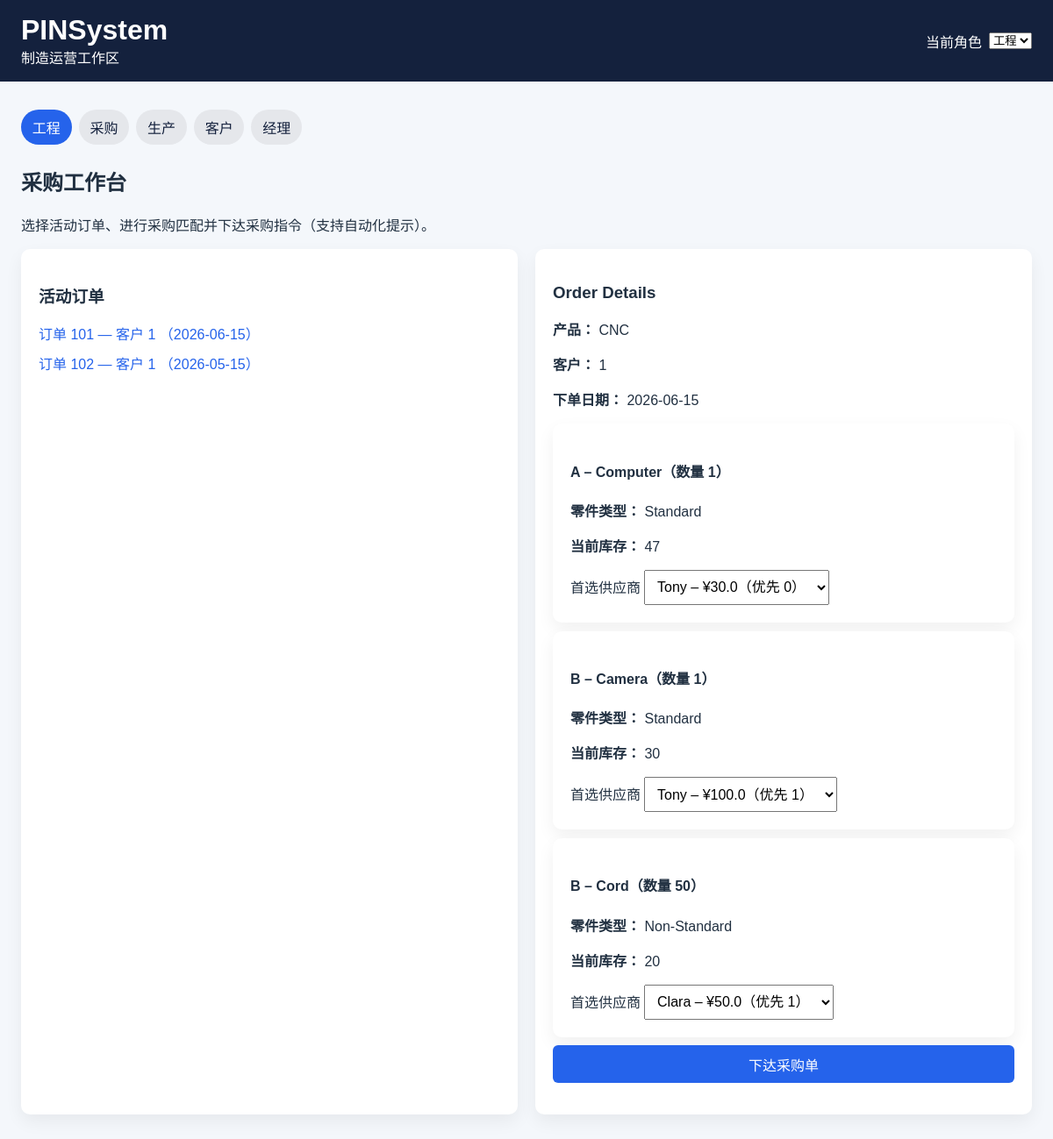
Page /purchaser/order/101 on the committed database.
### tables this page shows
CREATE TABLE current_order (
            product_id INTEGER NOT NULL,
            customer_id INTEGER NOT NULL,
            order_date TEXT NOT NULL,
            PRIMARY KEY (product_id, customer_id, order_date),
            FOREIGN KEY (product_id) REFERENCES product(product_id)
        );

CREATE TABLE product (
            product_id INTEGER PRIMARY KEY,
            name TEXT NOT NULL
        );

CREATE TABLE product_part (
            product_id INTEGER NOT NULL,
            part_id INTEGER NOT NULL,
            component TEXT NOT NULL,
            quantity INTEGER NOT NULL CHECK (quantity > 0),
            effective_from TEXT NOT NULL,
            effective_to TEXT NOT NULL,
            PRIMARY KEY (product_id, part_id, effective_from, effective_to),
            FOREIGN KEY (product_id) REFERENCES product(product_id),
            FOREIGN KEY (part_id) REFERENCES part(part_id)
        );

CREATE TABLE part (
            part_id INTEGER PRIMARY KEY,
            name TEXT NOT NULL,
            type TEXT NOT NULL,
            stock INTEGER NOT NULL DEFAULT 0 CHECK (stock >= 0),
            description TEXT
        );

### app/main.py (the view)
@app.get("/purchaser/order/{product_id}")
def purchaser_order(request: Request, product_id: int):
    role = get_role(request)
    connection = get_db()
    try:
        context = build_purchaser_context(connection, selected_product_id=product_id)
        return templates.TemplateResponse(
            "purchaser.html",
            {"request": request, "role": role, "roles": ROLES, **context},
        )
    finally:
        connection.close()

### app/templates/purchaser.html (shortened to what this page needs)
{% extends "base.html" %}
{% block content %}
<section class="hero">
  <h2>采购工作台</h2>
  <p>选择活动订单、进行采购匹配并下达采购指令（支持自动化提示）。</p>
</section>
<section class="grid two-col">
  <div class="panel">
    <h3>活动订单</h3>
    <ul class="order-list">
      {% for order in orders %}
      <li>
        <a href="/purchaser/order/{{ order.product_id }}?role=Purchaser" class="order-link">
          订单 {{ order.product_id }} — 客户 {{ order.customer_id }} （{{ order.order_date }}）
        </a>
      </li>
      {% endfor %}
    </ul>
  </div>
  <div class="panel">
    <h3>Order Details</h3>
    {% if selected_order %}
    <p><strong>产品：</strong> {{ selected_order.product_name }}</p>
    <p><strong>客户：</strong> {{ selected_order.customer_id }}</p>
    <p><strong>下单日期：</strong> {{ selected_order.order_date }}</p>
    <form method="post" action="/purchaser/place-order" class="stacked-form">
      {% for item in bom_items %}
      <div class="sourcing-card">
        <h4>{{ item.component }} – {{ item.part_name }}（数量 {{ item.quantity }}）</h4>
        <p><strong>零件类型：</strong> {{ item.part_type }}</p>
        <p><strong>当前库存：</strong> {{ item.stock }}</p>
        <label>首选供应商</label>
        <select name="supplier_{{ item.part_id }}">
          {% for supplier in item.suppliers %}
          <option value="{{ supplier.supplier_id }}" {% if supplier.selected %}selected{% endif %}>
            {{ supplier.supplier_name }} – ¥{{ supplier.price }}（优先 {{ supplier.preferred_order }}）
          </option>
          {% endfor %}
        </select>
      </div>
      {% endfor %}
      <button type="submit">下达采购单</button>
    </form>
    {% else %}
    <p>Select an active order to view its bill of materials.</p>
    {% endif %}
  </div>
</section>
{% endblock %}

### app/static/styles.css (style rules this page uses)
body { font-family: Arial, sans-serif; margin: 0; background: #f4f7fb; color: #213041; }
.hero { margin-bottom: 1rem; }
.cards article, .panel, .sourcing-card { background: white; border-radius: 10px; padding: 1.25rem; box-shadow: 0 8px 20px rgba(0, 0, 0, 0.06); }
.grid { display: grid; gap: 1.25rem; }
.two-col { grid-template-columns: repeat(auto-fit, minmax(320px, 1fr)); margin-bottom: 1.25rem; }
.stacked-form { display: flex; flex-direction: column; gap: 0.6rem; margin-bottom: 1rem; }
.stacked-form input, .stacked-form select, .stacked-form textarea, .stacked-form button { padding: 0.6rem; font-size: 1rem; }
button { background: #2563eb; color: white; border: none; border-radius: 6px; cursor: pointer; }
.order-list { list-style: none; padding: 0; display: flex; flex-direction: column; gap: 0.6rem; }
.order-link { text-decoration: none; color: #2563eb; }

### rows in the picture
current_order: product_id "101", customer_id "1", order_date "2026-06-15"
current_order: product_id "102", customer_id "1", order_date "2026-05-15"
product: product_name "CNC"
product_part: component "A", part_name "Computer", quantity "1", part_type "Standard", stock "47"
product_part: component "B", part_name "Camera", quantity "1", part_type "Standard", stock "30"
product_part: component "B", part_name "Cord", quantity "50", part_type "Non-Standard", stock "20"

### other values in the picture
{{ role_map[role_option] }} "工程" "采购" "生产" "客户" "经理"
form field role "工程"
form field value "Tony – ¥30.0（优先 0）"
form field value "Tony – ¥100.0（优先 1）"
form field value "Clara – ¥50.0（优先 1）"
